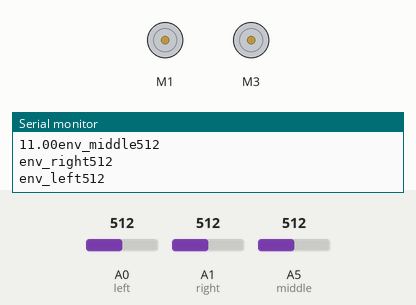
Recording of a sketch running on a simulated Arduino Uno, built with avr-gcc and run on an emulated ATmega328P. Shown: 2 × DC motor (green arrow = forward, orange = backward, longer = faster), the last lines printed to the serial monitor. Inputs (shaded band) come from the test bench; at power-on: A0 (left) = 512, A1 (right) = 512, A5 (middle) = 512.

Above: at 1.2 s.
1.3 s: A0 (left) set to 556
4.0 s: A0 (left) set to 575
At 4.4 s:
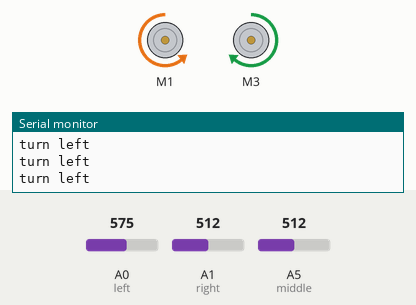
5.5 s: A1 (right) set to 544
8.5 s: A1 (right) set to 574
At 9.0 s:
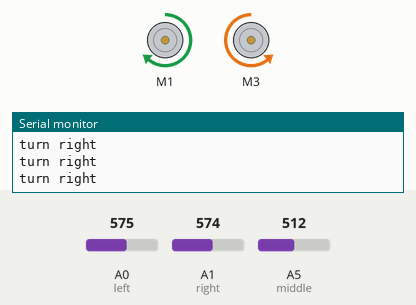
Timing chart, 0 to 11.0 s (numbered marks = the images above; inputs shaded):
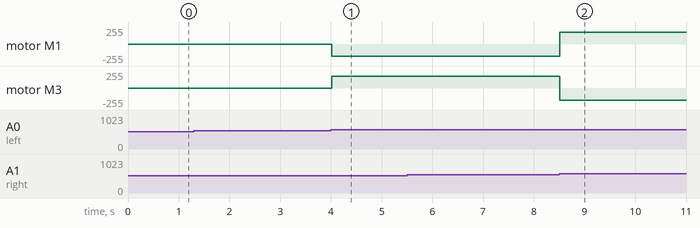

The sketch:

important.ino
```cpp
//ARDUINO Light Following Car - QUAD Robotics - A unit of Quad Store//
//www.quadstore.in

// YOU HAVE TO INSTALL THE AFMOTOR LIBRARY BEFORE UPLOAD THE CODE//
// GO TO SKETCH >> INCLUDE LIBRARY >> ADD .ZIP LIBRARY >> SELECT AF MOTOR ZIP FILE //


//including the libraries
#include <AFMotor.h>

//defining pins and variables
#define left A0
#define right A1
#define middle A5


//defining motors
AF_DCMotor motor1(1, MOTOR12_1KHZ);
// AF_DCMotor motor2(2, MOTOR12_1KHZ);
AF_DCMotor motor3(3, MOTOR34_1KHZ);
// AF_DCMotor motor4(4, MOTOR34_1KHZ);
float env_middle=analogRead(middle);
float env_left=analogRead(left);
float env_right=analogRead(right);
// float left_target=620.0;
// float right_target=820.0;


void setup() {
  //Setting the motor speed
  motor1.setSpeed(180);
  // motor2.setSpeed(180);
  motor3.setSpeed(180);
  // motor4.setSpeed(180);
  //Declaring PIN input types
  pinMode(left,INPUT);
  pinMode(right,INPUT);
  pinMode(middle,INPUT);
  //Begin serial communication
  Serial.begin(9600);

  env_middle=0;
  // Serial.print("env_middle:");
  // Serial.println(env_middle);

  env_left=0;
  // Serial.print("env_left:");
  // Serial.println(env_left);

  env_right=0;
  // Serial.print("env_right:");
  // Serial.println(env_right);
}
float i=1;
int count=0;
void loop(){

  if (i<11){
 count++;
   env_middle+=analogRead(middle);
   env_right+=analogRead(right);
   env_left+=analogRead(left);
   Serial.print("measure env");

  }else if(i==11){
    env_middle=env_middle/count;
env_left=env_left/count;
env_right=env_right/count;
  Serial.print("middle");
  Serial.println(analogRead(middle));
  Serial.print("left");
  Serial.println(analogRead(left));
  Serial.print("right");
  Serial.println(analogRead(right));
    Serial.print('\n');
    Serial.print(i);
    Serial.print("env_middle");
    Serial.println(analogRead(middle));
    Serial.print("env_right");
    Serial.println(analogRead(right));
    Serial.print("env_left");
    Serial.println(analogRead(left));
    delay(2000);
      }else{


   if (analogRead(right)>env_right+50 && analogRead(right)>400){
    Serial.print("turn right");
    motor1.run(FORWARD);
    motor3.run(BACKWARD);

   }else if(analogRead(left)>env_left+50 && analogRead(left)>500){
    Serial.print("turn left");
    motor1.run(BACKWARD);
    motor3.run(FORWARD);
  }else if(analogRead(middle)>env_middle+50 && analogRead(middle)<980){
    Serial.print("forward");
    motor1.run(FORWARD);
    motor3.run(FORWARD);
  }else{
    Serial.print("RELEASE");
    motor1.run(RELEASE);
    motor3.run(RELEASE);
  }
  Serial.print("\n");
  Serial.print("\n");
  }
  // delay(200);
  i=i+1;
}
```

Measured:
- the behaviour switches between 562 and 563 on A0 (left) (found by bisection; images 0 and 1)
- the behaviour switches between 562 and 563 on A1 (right) (found by bisection; images 1 and 2)
- after the input at 4.0 s, motor M1: stopped → backward 180/255 at once; motor M3: stopped → forward 180/255 at once
- after the input at 8.5 s, motor M1: backward 180/255 → forward 180/255 at once; motor M3: forward 180/255 → backward 180/255 at once
